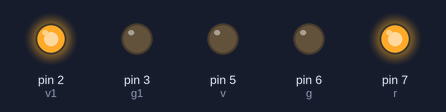
The sketch below on a simulated Arduino Uno, built with avr-gcc and run on an emulated ATmega328P. Shown: output pins drawn as LEDs (lit = HIGH). Pins used as bus, display or sensor lines are not drawn.

Above: at 0.3 s.
At 1.45 s:
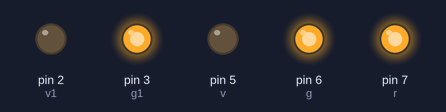
At 2.25 s:
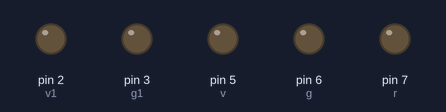
At 3.05 s:
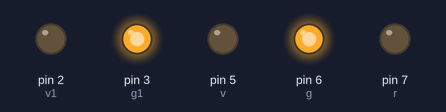
At 5.1 s:
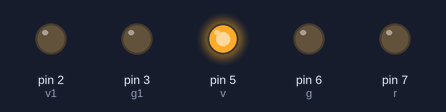
At 7.25 s:
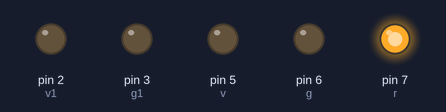
Timing chart, 0 to 7.5 s (numbered marks = the images above):
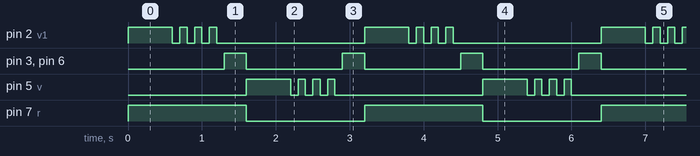

The sketch:

semaforo.ino
```cpp
int r = 7;
int g = 6;
int v = 5;
int r1 = 4;
int g1 = 3;
int v1 = 2;
int drosso = 500;
int dverde = 100;
int dgiallo = 300;
void setup() {
  pinMode(r, OUTPUT);
  pinMode(r1, OUTPUT);
  pinMode(g, OUTPUT);
  pinMode(g1, OUTPUT);
  pinMode(v, OUTPUT);
  pinMode(v1, OUTPUT);
}

void loop() {
  esecuzione(r, v1);
  esecuzione(r1, v);
}

void lampeggio(int v){
  for(int i = 0; i < 4; i++){
    digitalWrite(v, HIGH);
    delay(dverde);
    digitalWrite(v,LOW);
    delay(dverde);
  }
}
void gestgiallo(){
  digitalWrite(g, HIGH);
  digitalWrite(g1, HIGH);
  delay(dgiallo);
  digitalWrite(g, LOW);
  digitalWrite(g1, LOW);
}

void esecuzione(int rosso, int verde){
  digitalWrite(rosso, HIGH);
  digitalWrite(verde, HIGH);
  delay(drosso);
  lampeggio(verde);
  gestgiallo();
  digitalWrite(rosso,LOW);
}
```

Measured:
- by itself, pin 2 (v1), pin 5 (v): repeats every 3.2 s: 3 × (LOW 0.10 s, HIGH 0.10 s), LOW 2.0 s, HIGH 0.60 s
- by itself, pin 3 (g1), pin 6 (g): alternates HIGH for 0.30 s and LOW for 1.3 s
- by itself, pin 7 (r): alternates HIGH for 1.6 s and LOW for 1.6 s
